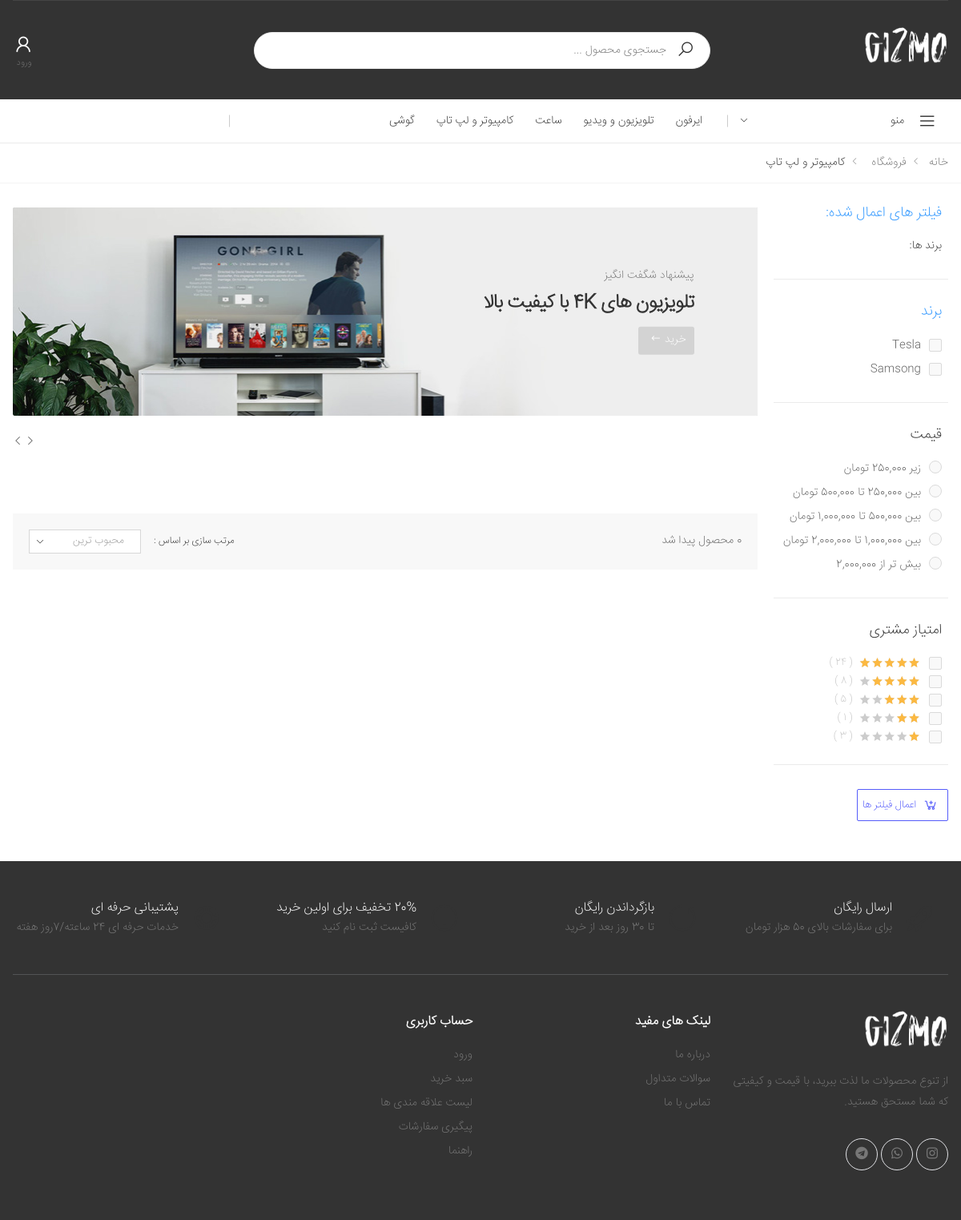
Screenshot of /category/1/1/ with the database file from the repository.
### stuff/models.py (models this page shows, shortened)
class Category(models.Model):
    sub_category = models.ForeignKey('self',on_delete=models.CASCADE, related_name='scategory',null=True,blank=True)
    is_sub = models.BooleanField(default=False)
    name = models.CharField(max_length=200)
    slug = models.SlugField(max_length=200,unique=True)
    class Meta:
        ordering = ('name',)
        verbose_name = 'category'
        verbose_name_plural = 'categories'
    def __str__(self):
        return self.name
    def get_absolute_url(self):
        return reverse('stuff:category_detail',args=[self.id,1])

class Brand(models.Model):
    name = models.CharField(max_length=200)
    slug = models.SlugField(max_length=200,unique=True)
    logo = models.ImageField(upload_to='web_shop/logos/')
    description = models.TextField()
    created = models.DateField(auto_now_add=True)

### stuff/views.py (the view)
# urls.py: path('category/<int:id>/<int:page>/',Category_detail,name='category_detail'),
def Category_detail(request,id,page):
    print("--------------------")
    category = get_object_or_404(Category, id=id)
    products = category.products.all()
    paginator = Paginator(products, pagination_amount)
    products = paginator.get_page(page)
    allCategories = Category.objects.filter(is_sub=False)
    brands = Brand.objects.all()
    form = UserLoginForm
    wishlistAmount = 0
    if(request.user.is_authenticated):
        wishlistAmount = request.user.wishlist.all().count()
    cart = Cart(request)
    CartAmount = cart.get_count()
    return render(request,'stuff/bonePage.html',{'products': products,'category':category,'paginator':paginator,
    'allCategories': allCategories,'brands':brands,'wishlistAmount':wishlistAmount,'cart':cart,'form':form})

### stuff/templates/stuff/bonePage.html (shortened to what this page needs)
{% extends 'facades/base.html' %}
{% load static %}
{% block css %}{% include 'facades/parts/css.html' %}
<link rel="stylesheet" href="{% static 'facades/css/demos/demo-13.css' %}">
{% endblock %}
{% block main %}
      <nav aria-label="breadcrumb" class="breadcrumb-nav mb-3">
          <div class="container">
              <ol class="breadcrumb">
                  <li class="breadcrumb-item"><a href="{% url 'facades:home' %}">خانه</a></li>
                  <li class="breadcrumb-item"><a href="#">فروشگاه</a></li>
                  {% if category.is_sub %}
                  <li class="breadcrumb-item" ><a href="{{category.sub_category.get_absolute_url}}">{{category.sub_category}}</a></li>
                  <li class="breadcrumb-item active" aria-current="page">{{category}}</li>
                  {% else %}
                  <li class="breadcrumb-item active" aria-current="page">{{category}}</li>
                  {% endif %}
              </ol>
          </div>
      </nav>
      <div class="page-content">
          <div class="container">
              <div class="row">
                  <div class="col-lg-9 col-xl-4-5col">
                      {% include 'stuff/parts/coverScroll.html' %}
                      {% include 'stuff/parts/stuffs.html' %}
                  </div>
                  {% include 'stuff/parts/rightbar.html' %}
              </div>
          </div>
      </div>
{% endblock %}

### facades/templates/facades/parts/black_header.html (shortened to what this page needs)
{% load static %}
<header class="header header-intro-clearance header-3">
    <div class="header-middle">
        <div class="container">
            <div class="header-left">
                <a href="{% url 'facades:home' %}" class="logo">
                    <img src="{% static 'facades/images/logi.png' %}" alt="Molla Logo" width="105" height="25">
                </a>
            </div>
            <div class="header-center">
                <div class="header-search header-search-extended header-search-visible d-none d-lg-block">
                    <form action="{% url 'stuff:product_search' 1 %}" method="GET">
                      <div class="header-search-wrapper search-wrapper-wide">
                        <button class="btn btn-primary" type="submit"><i class="icon-search"></i></button>
                        <input type="search" class="form-control" name="query" id="query" placeholder="جستجوی محصول ..." required>
                      </div>
                    </form>
                  </div>
            </div>
            <div class="header-right">
              {% if request.user.is_authenticated %}
              <div class="wishlist">
                            <a href="{% url 'stuff:showWishList' 1 %}" title="لیست محصولات مورد علاقه شما">
                                <div class="icon">
                                    <i class="icon-heart-o"></i>
                                    <span class="wishlist-count badge">{{wishlistAmount}}</span>
                                </div>
                                <p>مورد علاقه</p>
                            </a>
                  </div>
                <div class="dropdown cart-dropdown">
                    <a href="{% url 'cart:detail' %}" class="dropdown-toggle" role="button" data-toggle="dropdown"
                        aria-haspopup="true" aria-expanded="false" data-display="static">
                        <div class="icon">
                            <i class="icon-shopping-cart"></i>
                            <span class="cart-count">{{cart.get_count}}</span>
                        </div>
                        <p>سبد خرید</p>
                    </a>
                    {% if cart.get_count != 0 %}
                    <div class="dropdown-menu dropdown-menu-right">
                        <div class="dropdown-cart-products">
                            {% for item in cart %}
                            <div class="product">
                                <div class="product-cart-details">
                                    <h4 class="product-title">
                                        <a href="{{item.product.get_absolute_url}}">{{item.product}}</a>
                                    </h4>
                                    <span class="cart-product-info">
                                        <span class="cart-product-qty">{{item.quantity}} x </span>
                                        {{item.product.discounted_price}} تومان
                                    </span>
                                </div>
                                <figure class="product-image-container">
                                    <a href="{{item.product.get_absolute_url}}" class="product-image">
                                        <img src="{{item.product.image.url}}" alt="product">
                                    </a>
                                </figure>
                                {% if item.product %}
                                <a href="{% url 'cart:cart_remove' item.product.id %}" class="btn-remove" title="حذف محصول"><i class="icon-close"></i></a>
                                {% endif %}
                            </div>
                            {% endfor %}
                        </div>
                        <div class="dropdown-cart-total">
                            <span>مجموع</span>
                            <span class="cart-total-price">{{cart.get_total_price}} تومان</span>
                        </div>
                        <div class="dropdown-cart-action">
                            <a href="{% url 'cart:detail' %}" class="btn btn-primary">مشاهده سبد خرید</a>
                            <a href="checkout.html" class="btn btn-outline-primary-2"><span>پرداخت</span><i
                                    class="icon-long-arrow-left"></i></a>
                        </div>
                    </div>
                    {% else %}
                {% endif %}
                </div>
              {% else %}
              <div class="wishlist">
                  <a href="#signin-modal" data-toggle="modal" title="Login">
                      <div class="icon">
                          <i class="icon-user"></i>
                      </div>
                      <p>ورود</p>
                  </a>
              </div>
                {% endif %}
            </div>
        </div>
    </div>
    <div class="header-bottom sticky-header">
        <div class="container">
            <div class="header-left">
                <div class="dropdown category-dropdown">
                    <a href="#" class="dropdown-toggle" role="button" data-toggle="dropdown"
                        aria-haspopup="true" aria-expanded="false" data-display="static"
                        title="دسته بندی فروشگاه">
                        منو <i class="icon-angle-down"></i>
                    </a>
                </div>
            </div>
            <div class="header-center">
                <nav class="main-nav">
                    <ul class="menu sf-arrows">
                        {% for cat in allCategories %}
                        <li>
                            <a href="{{cat.get_absolute_url}}">{{cat.name}}</a>
                        </li>
                        {% endfor %}
                    </ul>
                </nav>
            </div>
            <div class="header-right">
            </div>
        </div>
    </div>
</header>

### stuff/templates/stuff/parts/rightBar.html (shortened to what this page needs)
{% load static %}
<aside class="col-lg-3 col-xl-5col order-lg-first">
    <div class="sidebar sidebar-shop">
    <div class="widget">
            <h3 class="widget-title">
                <a data-toggle="collapse" href="#widget-4" role="button" aria-expanded="true"
                    aria-controls="widget-4">
                    فیلتر های اعمال شده:
                </a>
            </h3>
            <div class="collapse show" id="widget-4">
                <div class="widget-body">
                    <div class="filter-items">
                        <div class="filter-item">
                                برند ها:
                            </div>
                    </div>
                </div>
            </div>
        </div>
    <form method="POST" action="{% url 'stuff:product_search' 1 %}?query={{request.GET.query|default:''}}" enctype="multipart/form-data">{% csrf_token %}
        <div class="widget">
            <h3 class="widget-title">
                <a data-toggle="collapse" href="#widget-4" role="button" aria-expanded="true"
                    aria-controls="widget-4">
                    برند
                </a>
            </h3>
            <div class="collapse show" id="widget-4">
                <div class="widget-body">
                    <div class="filter-items">
                        {% for brand in brands.all %}
                        <div class="filter-item">
                            <div class="custom-control custom-checkbox">
                                <label class="custom-control-label" for="brand-{{brand.id}}">{{brand.name}}</label>
                            </div>
                        </div>
                        {% endfor %}
                    </div>
                </div>
            </div>
        </div>
        <div class="widget">
            <h3 class="widget-title">قیمت</h3>
            <div class="widget-body">
                <div class="filter-items">
                    <div class="filter-item">
                        <div class="custom-control custom-radio">
                            <label class="custom-control-label" for="price-1">زیر 250,000
                                تومان</label>
                        </div>
                    </div>
                    <div class="filter-item">
                        <div class="custom-control custom-radio">
                            <label class="custom-control-label" for="price-2">بین 250,000 تا
                                500,000 تومان</label>
                        </div>
                    </div>
                    <div class="filter-item">
                        <div class="custom-control custom-radio">
                            <label class="custom-control-label" for="price-3">بین 500,000 تا
                                1,000,000 تومان</label>
                        </div>
                    </div>
                    <div class="filter-item">
                        <div class="custom-control custom-radio">
                            <label class="custom-control-label" for="price-4">بین 1,000,000 تا
                                2,000,000 تومان</label>
                        </div>
                    </div>
                    <div class="filter-item">
                        <div class="custom-control custom-radio">
                            <label class="custom-control-label" for="price-5">بیش تر از
                                2,000,000</label>
                        </div>
                    </div>
                </div>
            </div>
        </div>
        <div class="widget">
            <h3 class="widget-title">امتیاز مشتری</h3>
            <div class="widget-body">
                <div class="filter-items">
                    <div class="filter-item">
                        <div class="custom-control custom-checkbox">
                            <label class="custom-control-label" for="cus-rating-1">
                                <span class="ratings-container">
                                    <span class="ratings">
                                        <span class="ratings-val" style="width: 100%;"></span>
                                    </span>
                                    <span class="ratings-text">( 24 )</span>
                                </span>
                            </label>
                        </div>
                    </div>
                    <div class="filter-item">
                        <div class="custom-control custom-checkbox">
                            <label class="custom-control-label" for="cus-rating-2">
                                <span class="ratings-container">
                                    <span class="ratings">
                                        <span class="ratings-val" style="width: 80%;"></span>
                                    </span>
                                    <span class="ratings-text">( 8 )</span>
                                </span>
                            </label>
                        </div>
                    </div>
                    <div class="filter-item">
                        <div class="custom-control custom-checkbox">
                            <label class="custom-control-label" for="cus-rating-3">
                                <span class="ratings-container">
                                    <span class="ratings">
                                        <span class="ratings-val" style="width: 60%;"></span>
                                    </span>
                                    <span class="ratings-text">( 5 )</span>
                                </span>
                            </label>
                        </div>
                    </div>
                    <div class="filter-item">
                        <div class="custom-control custom-checkbox">
                            <label class="custom-control-label" for="cus-rating-4">
                                <span class="ratings-container">
                                    <span class="ratings">
                                        <span class="ratings-val" style="width: 40%;"></span>
                                    </span>
                                    <span class="ratings-text">( 1 )</span>
                                </span>
                            </label>
                        </div>
                    </div>
                    <div class="filter-item">
                        <div class="custom-control custom-checkbox">
                            <label class="custom-control-label" for="cus-rating-5">
                                <span class="ratings-container">
                                    <span class="ratings">
                                        <span class="ratings-val" style="width: 20%;"></span>
                                    </span>
                                    <span class="ratings-text">( 3 )</span>
                                </span>
                            </label>
                        </div>
                    </div>
                </div>
            </div>
        </div>
        <button type="submit" class="btn-product btn-cart"><span>اعمال فیلتر ها</span></button>
        </form>
    </div>
</aside>

### rows the page displays
Category: name "ایرفون"
Category: name "تلویزیون و ویدیو"
Category: name "ساعت"
Category: name "کامپیوتر و لپ تاپ"
Category: name "گوشی"
Brand: name "Tesla"
Brand: name "Samsong"
